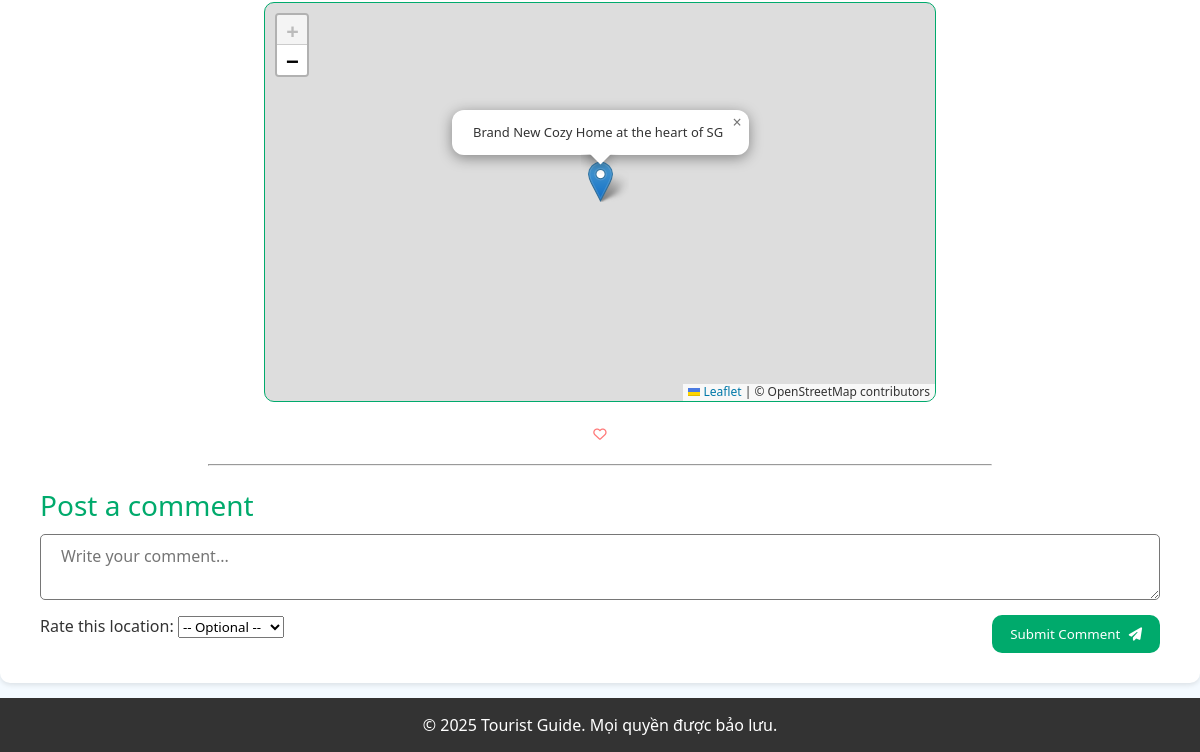
Before: /AC003/ (signed in, lower part) with the older database file.
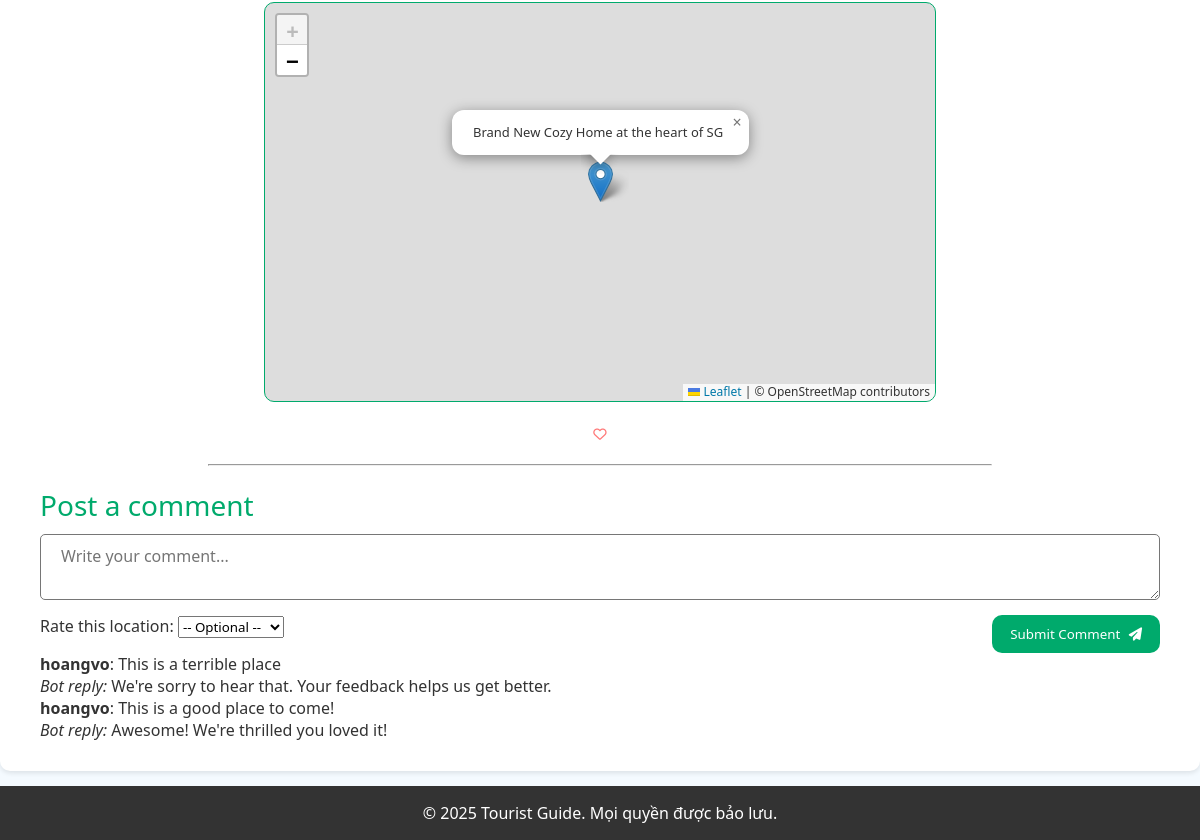
After: the same page with the newer database file.
### location/models.py (models this page shows, shortened)
class Comment(models.Model):
    user = models.ForeignKey(User, on_delete=models.CASCADE, related_name='comments')
    location = models.ForeignKey(Location, on_delete=models.CASCADE, related_name='comments')
    content = models.TextField()
    rating = models.IntegerField(null=True, blank=True)
    created_at = models.DateTimeField(auto_now_add=True)
    updated_at = models.DateTimeField(auto_now=True)
    is_edited = models.BooleanField(default=False)
    is_flagged = models.BooleanField(default=False)
    bot_reply = models.TextField(blank=True, null=True)
    parent = models.ForeignKey('self', on_delete=models.CASCADE, null=True, blank=True, related_name='replies')
    class Meta:
        ordering = ['-created_at']  # Show newest comments first

### location/views.py (the view)
# urls.py: path('<str:location_code>/',views.display_location, name='display_location'),
@login_required
def display_location(request, location_code):
    location = get_object_or_404(Location, code=location_code)
    if request.method == 'POST':
        content = request.POST.get('content', '').strip()
        rating = request.POST.get('rating')
        if not content:
            return redirect('display_location', location_code=location_code)
        bot_reply = "Thanks for your comment!"  # Default fallback reply
        if not rating:
            sentiment = predict_sentiment(content)
            if sentiment == "positive":
                bot_reply = "We're thrilled you had a great time! Hope to see you again!"
                rating = 4
            elif sentiment == "negative":
                bot_reply = "We're sorry to hear that. Your feedback helps us get better."
                rating = 2
            else:
                bot_reply = "Thank you for sharing your thoughts. We appreciate your input!"
                rating = 3
        else:
            try:
                rating = int(rating)
            except ValueError:
                rating = 3  # default rating if invalid
            if rating == 5:
                bot_reply = "Awesome! We're thrilled you loved it!"
            elif rating == 4:
                bot_reply = "Great! Glad you had a good time."
            elif rating == 3:
                bot_reply = "Thanks! We'll try to make your next visit even better."
            elif rating == 2:
                bot_reply = "Sorry to hear that. We hope things improve."
            elif rating == 1:
                bot_reply = "We sincerely apologize. Your feedback is valuable to us."
            else:
                bot_reply = "Thanks for your feedback!"
        Comment.objects.create(
            location=location,
            user=request.user,
            content=content,
            rating=rating,
            bot_reply=bot_reply
        )
        return redirect('display_location', location_code=location_code)
    else:
        comments = Comment.objects.filter(location=location, parent=None).prefetch_related('replies').order_by('-created_at')
        rating = round(location.rating * 2) / 2 if location.rating else 0
        full_stars = int(rating)
        has_half = (rating - full_stars) >= 0.5
        star_html = '<i class="fas fa-star"></i>' * full_stars
        if has_half:
            star_html += '<i class="fas fa-star-half-alt"></i>'
            empty_stars = 5 - full_stars - 1
        else:
            empty_stars = 5 - full_stars
        star_html += '<i class="far fa-star"></i>' * empty_stars
        if request.user.is_authenticated and location.favourited_by.filter(id=request.user.id).exists():
            favourite_symbol = '<i class="fa-solid fa-heart"></i>'
        else:
            favourite_symbol = '<i class="fa-regular fa-heart"></i>'
        lat, long = location.coordinate.split(", ")
        open_time = location.open_time.strftime("%H:%M") if location.open_time else "N/A"
        close_time = location.close_time.strftime("%H:%M") if location.close_time else "N/A"
        if open_time == "00:00" and close_time == "23:59":
            open_time_str = "All day"
        elif location.close_time and location.open_time and location.close_time < location.open_time:
            open_time_str = f"{open_time} - {close_time} (The next day)"
        else:
            open_time_str = f"{open_time} - {close_time}"
        return render(request, "display_location/display.html", {
            "code": location.code,
            "location_name": location.location,
            "type": location.type,
            "open_time": open_time_str,
            "ticket_info": location.ticket_info,
            "address": location.address,
            "image_path": location.image_path,
            "long_description": location.long_description,
            "favourite_symbol": favourite_symbol,
            "lat": lat,
            "long": long,
            "star_html": star_html,
            "comments": comments,
            "location_obj": location  # dùng cho form POST
        })

### location/templates/display_location/display.html (shortened to what this page needs)
{% extends "layout/layout.html" %}
{% load static %}
{% block css %}
<link rel="stylesheet" href="{% static 'css/display_location.css' %}">
<link rel="stylesheet" href="https://unpkg.com/leaflet/dist/leaflet.css" />
<link rel="stylesheet" href="{% static 'css/display_location.css' %}?v={{ timestamp }}">
{% endblock %}
{% block body %}
<div class="location-container">
    <div id="map">
    </div>
    <div class="favourite-block">
        <div class="favourite-location">
            <form method="post" action="{% url 'locations' %}" class="fav-form" style="display:inline;">
                <button type="submit" style="background: none; border: none; padding: 0; cursor: pointer;">
                    {{ favourite_symbol|safe }}
                </button>
            </form>
        </div>
    </div>
    <hr>
    <h3>Post a comment</h3>
    <form id="comment-form">
        <textarea type="text" name="content" placeholder="Write your comment..." required></textarea>
        <div class="bla">
            <label for="rating">Rate this location:</label>
            <select name="rating" id="rating">
                <option value="">-- Optional --</option>
            </select>
            <button id="submit" type="submit">Submit Comment <i class="fas fa-paper-plane"></i>
            </button>
        </div>
    </form>
    {% for comment in comments %}
    <div class="comment">
        <p><strong>{{ comment.user.username }}</strong>: {{ comment.content }}</p>
        <p><em>Bot reply:</em> {{ comment.bot_reply }}</p>
    </div>
    {% endfor %}
</div>
{% endblock %}

Changed rows visible on the page:
added Comment: user.username "hoangvo", content "This is a terrible place", bot_reply "We're sorry to hear that. Your feedback helps us get better."
added Comment: user.username "hoangvo", content "This is a good place to come!", bot_reply "Awesome! We're thrilled you loved it!"
